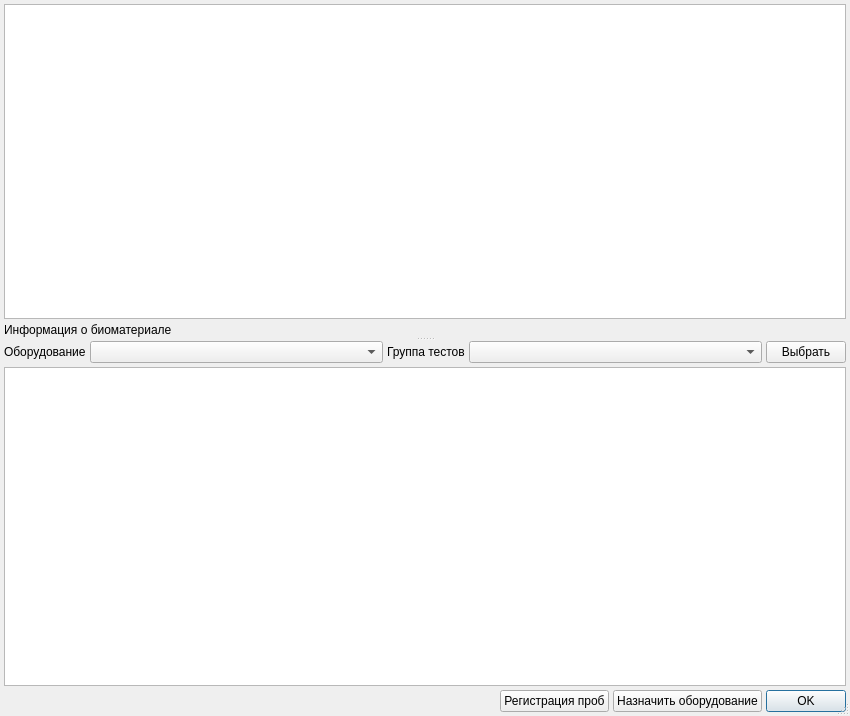
<?xml version="1.0" encoding="UTF-8"?>
<ui version="4.0">
 <class>SamplePreparationDialog</class>
 <widget class="QDialog" name="SamplePreparationDialog">
  <property name="geometry">
   <rect>
    <x>0</x>
    <y>0</y>
    <width>850</width>
    <height>716</height>
   </rect>
  </property>
  <property name="windowTitle">
   <string>Dialog</string>
  </property>
  <property name="sizeGripEnabled">
   <bool>true</bool>
  </property>
  <layout class="QGridLayout" name="gridLayout_2">
   <property name="margin">
    <number>4</number>
   </property>
   <property name="spacing">
    <number>4</number>
   </property>
   <item row="0" column="0" colspan="5">
    <widget class="QSplitter" name="splitter">
     <property name="orientation">
      <enum>Qt::Vertical</enum>
     </property>
     <property name="childrenCollapsible">
      <bool>false</bool>
     </property>
     <widget class="QWidget" name="pnlInfo" native="true">
      <property name="sizePolicy">
       <sizepolicy hsizetype="Preferred" vsizetype="Fixed">
        <horstretch>0</horstretch>
        <verstretch>0</verstretch>
       </sizepolicy>
      </property>
      <layout class="QVBoxLayout" name="verticalLayout">
       <property name="spacing">
        <number>4</number>
       </property>
       <property name="margin">
        <number>0</number>
       </property>
       <item>
        <widget class="CTextBrowser" name="textBrowser">
         <property name="sizePolicy">
          <sizepolicy hsizetype="Expanding" vsizetype="Expanding">
           <horstretch>0</horstretch>
           <verstretch>0</verstretch>
          </sizepolicy>
         </property>
        </widget>
       </item>
       <item>
        <widget class="QLabel" name="lblTissueRecordInfo">
         <property name="sizePolicy">
          <sizepolicy hsizetype="Preferred" vsizetype="Fixed">
           <horstretch>0</horstretch>
           <verstretch>0</verstretch>
          </sizepolicy>
         </property>
         <property name="text">
          <string>Информация о биоматериале</string>
         </property>
        </widget>
       </item>
      </layout>
     </widget>
     <widget class="QWidget" name="pnlItems" native="true">
      <property name="sizePolicy">
       <sizepolicy hsizetype="Preferred" vsizetype="Expanding">
        <horstretch>0</horstretch>
        <verstretch>0</verstretch>
       </sizepolicy>
      </property>
      <layout class="QGridLayout" name="gridLayout">
       <property name="margin">
        <number>0</number>
       </property>
       <property name="spacing">
        <number>4</number>
       </property>
       <item row="0" column="0">
        <widget class="QLabel" name="lblEquipment">
         <property name="sizePolicy">
          <sizepolicy hsizetype="Maximum" vsizetype="Preferred">
           <horstretch>0</horstretch>
           <verstretch>0</verstretch>
          </sizepolicy>
         </property>
         <property name="text">
          <string>Оборудование</string>
         </property>
        </widget>
       </item>
       <item row="0" column="1">
        <widget class="CRBComboBox" name="cmbEquipment"/>
       </item>
       <item row="0" column="2">
        <widget class="QLabel" name="lblTestGroup">
         <property name="sizePolicy">
          <sizepolicy hsizetype="Maximum" vsizetype="Preferred">
           <horstretch>0</horstretch>
           <verstretch>0</verstretch>
          </sizepolicy>
         </property>
         <property name="text">
          <string>Группа тестов</string>
         </property>
        </widget>
       </item>
       <item row="0" column="3">
        <widget class="CRBComboBox" name="cmbTestGroup"/>
       </item>
       <item row="1" column="0" colspan="5">
        <widget class="CSamplePreparationInDocTableView" name="tblSamplePreparation"/>
       </item>
       <item row="0" column="4">
        <widget class="QPushButton" name="btnSelectItems">
         <property name="sizePolicy">
          <sizepolicy hsizetype="Maximum" vsizetype="Fixed">
           <horstretch>0</horstretch>
           <verstretch>0</verstretch>
          </sizepolicy>
         </property>
         <property name="text">
          <string>Выбрать</string>
         </property>
        </widget>
       </item>
      </layout>
     </widget>
    </widget>
   </item>
   <item row="1" column="0">
    <spacer name="horizontalSpacer">
     <property name="orientation">
      <enum>Qt::Horizontal</enum>
     </property>
     <property name="sizeHint" stdset="0">
      <size>
       <width>40</width>
       <height>20</height>
      </size>
     </property>
    </spacer>
   </item>
   <item row="1" column="2">
    <widget class="QPushButton" name="btnApply">
     <property name="text">
      <string>Регистрация проб</string>
     </property>
    </widget>
   </item>
   <item row="1" column="4">
    <widget class="QDialogButtonBox" name="buttonBox">
     <property name="sizePolicy">
      <sizepolicy hsizetype="Fixed" vsizetype="Fixed">
       <horstretch>0</horstretch>
       <verstretch>0</verstretch>
      </sizepolicy>
     </property>
     <property name="orientation">
      <enum>Qt::Horizontal</enum>
     </property>
     <property name="standardButtons">
      <set>QDialogButtonBox::Ok</set>
     </property>
    </widget>
   </item>
   <item row="1" column="3">
    <widget class="QPushButton" name="btnSetEquipment">
     <property name="text">
      <string>Назначить оборудование</string>
     </property>
    </widget>
   </item>
  </layout>
 </widget>
 <customwidgets>
  <customwidget>
   <class>CRBComboBox</class>
   <extends>QComboBox</extends>
   <header>library/crbcombobox.h</header>
  </customwidget>
  <customwidget>
   <class>CTextBrowser</class>
   <extends>QTextBrowser</extends>
   <header>library/TextBrowser.h</header>
  </customwidget>
  <customwidget>
   <class>CSamplePreparationInDocTableView</class>
   <extends>QTableView</extends>
   <header>TissueJournal/TissueJournalModels.h</header>
  </customwidget>
 </customwidgets>
 <resources/>
 <connections>
  <connection>
   <sender>buttonBox</sender>
   <signal>accepted()</signal>
   <receiver>SamplePreparationDialog</receiver>
   <slot>accept()</slot>
   <hints>
    <hint type="sourcelabel">
     <x>248</x>
     <y>254</y>
    </hint>
    <hint type="destinationlabel">
     <x>157</x>
     <y>274</y>
    </hint>
   </hints>
  </connection>
  <connection>
   <sender>buttonBox</sender>
   <signal>rejected()</signal>
   <receiver>SamplePreparationDialog</receiver>
   <slot>reject()</slot>
   <hints>
    <hint type="sourcelabel">
     <x>316</x>
     <y>260</y>
    </hint>
    <hint type="destinationlabel">
     <x>286</x>
     <y>274</y>
    </hint>
   </hints>
  </connection>
 </connections>
</ui>
